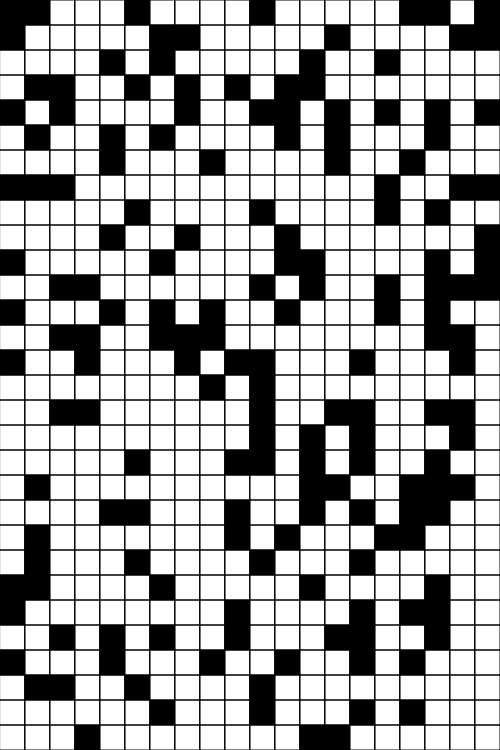
Frame 1 (no input)
Frame 60 (no input): identical to frame 1, image omitted
Frame 120 (the mouse pressed at the canvas centre since frame 60): identical to frame 1, image omitted

The p5.js sketch that drew this single still picture (run headless with seeded random() and noise() and a simulated clock; from frame 60 on, the mouse is pressed at the canvas centre):

// p5.js sketch
// ── sketch.js
// TODO: The update Cells or Update board functions are very broken rn

// Assumes p5.js is imported on the page
// Creates a conways game of life: https://en.wikipedia.org/wiki/Conway%27s_Game_of_Life

// Setup cell information
const CELLSPERROW = 20;
const CELLSPERCOLUMN = 30;
const CELLSIZE = 25; // in px

// Setup canvas info
const CANVASWIDTH = CELLSIZE * CELLSPERROW;
const CANVASHEIGHT = CELLSIZE * CELLSPERCOLUMN;

gameOfLife = null

function setup() {
    createCanvas(CANVASWIDTH, CANVASHEIGHT);
    background(255,255,255);
    if (gameOfLife == null){
      gameOfLife = generateRandomBoard(CELLSPERCOLUMN, CELLSPERROW)

    }
    // updateBoard(gameOfLife);
    drawBoard(gameOfLife); // Draw initial Board
}

function generateRandomBoard(columns, rows){

  let board = []

  for (let i = 0; i < columns; i++) {
    // Itterate Columns
    let currentRow = []
    for (let j = 0; j < rows; j++) {
      // Itterate Row within column
      currentRow.push(Math.round(Math.random() *.7))
    }
    board.push(currentRow)
  }
  return board
}

function updateCell(board, row, column) {
  let liveNeighbours = 0

  if (!row == 0) {
    if (!column == 0) {
      // NW 
      if (board[row-1][column-1] == 1){
        liveNeighbours += 1
      }
    }
    // N  
    if (board[row-1][column] == 1){
      liveNeighbours += 1
    }
    if (!column == CELLSPERCOLUMN - 1) {
      // NE 
      if (board[row-1][column+1] == 1){
        liveNeighbours += 1
      }
    }
  }
  if (!column == 0) {
    // W  
    if (board[row][column-1] == 1){
      liveNeighbours += 1
    }
  }
  if (!column == CELLSPERCOLUMN - 1) {
    // E  
    if (board[row][column+1] == 1){
      liveNeighbours += 1
    }
  }

  if (!row == CELLSPERROW - 1) {
    if (!column == 0) {
      // SW 
      if (board[row+1][column-1] == 1){
        liveNeighbours += 1
      }
    }
    // S  
    if (board[row+1][column] == 1){
      liveNeighbours += 1
    }
    if (!column == CELLSPERCOLUMN - 1) {
      // SE 
      if (board[row+1][column+1] == 1){
        liveNeighbours += 1
      }
    }
  }

  if (liveNeighbours==2 || liveNeighbours == 3 || liveNeighbours == undefined){
    console.log("Live neighbours: ", liveNeighbours)
  }

  if (board[row][column] == 1){
    // Any live cell with fewer than two live neighbours dies, as if by underpopulation.
    if ((liveNeighbours < 2)){
      return 0
    }
    // Any live cell with two or three live neighbours lives on to the next generation.
    else if ((liveNeighbours == 2) || (liveNeighbours == 3)){
      return 1
    }
    // Any live cell with more than three live neighbours dies, as if by overpopulation.
    else if (liveNeighbours > 3 ){
      return 0
    }
  }
  
  // Any dead cell with exactly three live neighbours becomes a live cell, as if by reproduction.
  else if ((liveNeighbours == 3) && board[row][column] == 0 ){
    return 1
  } 
  else {
    
    return board[column][row]
  }
}

function updateBoard(board){
  console.log(board)
  for (let index = 0; index < CELLSPERCOLUMN; index++) {
    for (let jindex = 0; jindex < CELLSPERROW; jindex++) {
      board[index][jindex] = updateCell(board, jindex, index)
      
    }
  }


}


function drawBoard(board){
  for (let i = 0; i < CELLSPERCOLUMN; i++) {
    // Itterate Columns
    ypos = i * CELLSIZE
    for (let j = 0; j < CELLSPERROW; j++) {
      // Itterate Row within column
      xpos = CELLSIZE * j
      if (board[i][j] == 1){
        fill(0)
      } else{
        noFill()
      }
      square(xpos,ypos,CELLSIZE)
    }
  }
}
  
function draw() {

  background(255,255,255);
  drawBoard(gameOfLife);

}
// ── style.css
html, body {
  margin: 0;
  padding: 0;
}
canvas {
  display: block;
  margin: 2rem;
}
  
